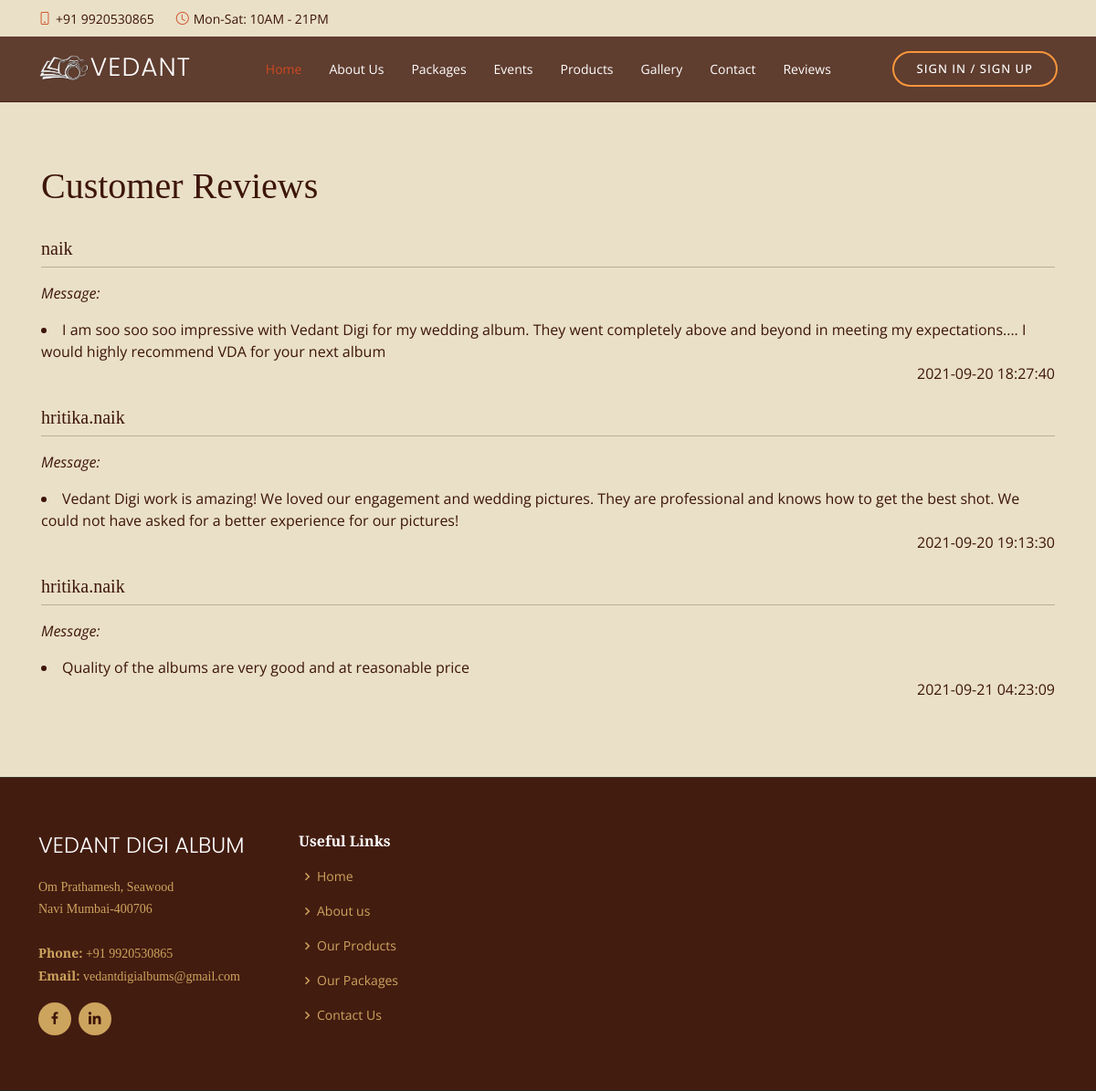
/review.php, run on the app's committed database.
### tables this page shows
CREATE TABLE `comment` (
  `c_id` int(50) NOT NULL,
  `u_name` varchar(255) NOT NULL,
  `message` varchar(255) NOT NULL,
  `created_at` timestamp NOT NULL DEFAULT current_timestamp() ON UPDATE current_timestamp()
);

### review.php (the view, shortened to what this page needs)
<?php
include 'config.php';
include 'header1.php';
?>
?><section></section>
<div class="package_c overflow-x:auto">
<section data-aos="fade-up">
    <h1>Customer Reviews</h1><br>
    <?php
$records = mysqli_query($conn,"SELECT * FROM `comment`");
while($data = mysqli_fetch_array($records))
{
?>
<div class="panel panel-default">
  <div class="panel-heading">
    <h5><?php echo $data['u_name']; ?></h5></div><hr>
    <div id="view-details">
        <p><em>Message:</em></p>
      <li> <?php echo $data['message']; ?></li>
      <p style="float:right;"><?php echo $data['created_at']; ?></p>
    </div>
</div><br><br>
<?php
}
?>
</section>
</div>
<?php
include 'footer.php';?>

### assets/css/style.css (style rules this page uses)
body { font-family: "Open Sans", sans-serif; background-color: #EAE0C8; color: #3D1509; }
hr { border:none; height: 20px; width: 100%; height: 50px; margin-top: 0; border-bottom: 1px solid #3D1509; box-shadow: 0 20px 20px -20px #3D1509; }
h1, h2, h3, h4, h5, h6 { font-family: "Playfair Display", serif; }
.package_c { width: 100%; padding-right: 15px; padding-left: 15px; margin-right: auto; margin-left: auto; }
@media (min-width: 1200px) { .package_c { max-width: 1140px; } }
section { padding: 60px 0; overflow: hidden; }

### data on the page
comment: u_name "naik", message "I am soo soo soo impressive with Vedant Digi for my wedding album. They went completely above and beyond in meeting my expectations.... I would highly recommend VDA for your next album", created_at "2021-09-20 18:27:40"
comment: u_name "hritika.naik", message "Vedant Digi work is amazing! We loved our engagement and wedding pictures. They are professional and knows how to get the best shot. We could not have asked for a better experience for our pictures!", created_at "2021-09-20 19:13:30"
comment: u_name "hritika.naik", message "Quality of the albums are very good and at reasonable price", created_at "2021-09-21 04:23:09"
